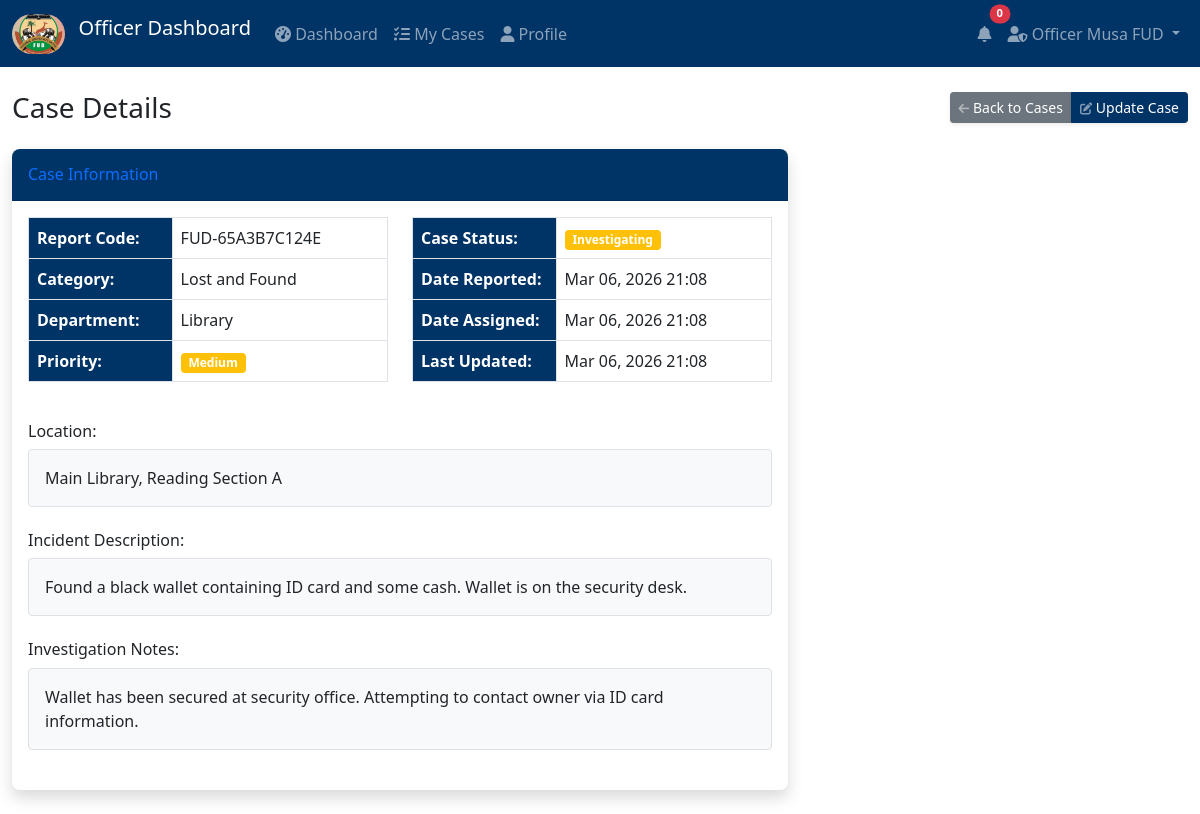
/officer/case_details.php?id=1 (signed in), run on the app's committed database.
### tables this page shows
CREATE TABLE `cases` (
  `id` int(11) NOT NULL AUTO_INCREMENT,
  `report_id` int(11) NOT NULL,
  `officer_id` int(11) NOT NULL,
  `notes` text DEFAULT NULL,
  `evidence` text DEFAULT NULL,
  `status` enum('pending','investigating','resolved') DEFAULT 'pending',
  `assigned_at` timestamp NOT NULL DEFAULT current_timestamp(),
  `updated_at` timestamp NOT NULL DEFAULT current_timestamp() ON UPDATE current_timestamp(),
  PRIMARY KEY (`id`),
  KEY `report_id` (`report_id`),
  KEY `officer_id` (`officer_id`),
  KEY `status` (`status`),
  CONSTRAINT `cases_ibfk_1` FOREIGN KEY (`report_id`) REFERENCES `reports` (`id`) ON DELETE CASCADE,
  CONSTRAINT `cases_ibfk_2` FOREIGN KEY (`officer_id`) REFERENCES `users` (`id`)
);

CREATE TABLE `reports` (
  `id` int(11) NOT NULL AUTO_INCREMENT,
  `report_code` varchar(20) NOT NULL,
  `reporter_name` varchar(100) DEFAULT NULL,
  `contact` varchar(20) DEFAULT NULL,
  `department` varchar(100) NOT NULL,
  `location` varchar(255) NOT NULL,
  `category_id` int(11) DEFAULT NULL,
  `description` text NOT NULL,
  `status` enum('pending','investigating','resolved') DEFAULT 'pending',
  `priority` enum('low','medium','high') DEFAULT 'medium',
  `created_at` timestamp NOT NULL DEFAULT current_timestamp(),
  PRIMARY KEY (`id`),
  UNIQUE KEY `report_code` (`report_code`),
  KEY `category_id` (`category_id`),
  KEY `status` (`status`),
  KEY `created_at` (`created_at`),
  CONSTRAINT `reports_ibfk_1` FOREIGN KEY (`category_id`) REFERENCES `categories` (`id`)
);

CREATE TABLE `categories` (
  `id` int(11) NOT NULL AUTO_INCREMENT,
  `name` varchar(100) NOT NULL,
  `description` text DEFAULT NULL,
  `status` enum('active','inactive') DEFAULT 'active',
  `created_at` timestamp NOT NULL DEFAULT current_timestamp(),
  PRIMARY KEY (`id`)
);

### officer/case_details.php (the view, shortened to what this page needs)
<?php
require_once '../config/functions.php';
$database = new Database();
$db = $database->getConnection();
$officer_id = $_SESSION['user_id'];
$case_id = isset($_GET['id']) ? intval($_GET['id']) : 0;
$query = "SELECT c.*, r.report_code, r.location, r.description, r.priority,
                 r.department, r.reporter_name, r.contact, r.created_at as report_date,
                 cat.name as category_name
          FROM cases c
          JOIN reports r ON c.report_id = r.id
          JOIN categories cat ON r.category_id = cat.id
          WHERE c.id = :case_id AND c.officer_id = :officer_id";
$stmt = $db->prepare($query);
$stmt->bindParam(":case_id", $case_id);
$stmt->bindParam(":officer_id", $officer_id);
$stmt->execute();
$case = $stmt->fetch(PDO::FETCH_ASSOC);
?>
<?php include '../includes/header.php'; ?>
<?php include 'includes/officer_navbar.php'; ?>
<div class="container-fluid mt-4">
    <div class="d-sm-flex align-items-center justify-content-between mb-4">
        <h1 class="h3 mb-0 text-gray-800">Case Details</h1>
        <div class="btn-group">
            <a href="cases.php" class="d-none d-sm-inline-block btn btn-sm btn-secondary shadow-sm">
                <i class="fas fa-arrow-left fa-sm text-white-50"></i> Back to Cases
            </a>
            <a href="update_case.php?id=<?= $case_id ?>" class="d-none d-sm-inline-block btn btn-sm btn-primary shadow-sm">
                <i class="fas fa-edit fa-sm text-white-50"></i> Update Case
            </a>
        </div>
    </div>
    <div class="row">
        <div class="col-lg-8">
            <div class="card shadow mb-4">
                <div class="card-header py-3">
                    <h6 class="m-0 font-weight-bold text-primary">Case Information</h6>
                </div>
                <div class="card-body">
                    <div class="row mb-4">
                        <div class="col-md-6">
                            <table class="table table-bordered">
                                <tr>
                                    <th width="40%">Report Code:</th>
                                    <td><?= htmlspecialchars($case['report_code']) ?></td>
                                </tr>
                                <tr>
                                    <th>Category:</th>
                                    <td><?= htmlspecialchars($case['category_name']) ?></td>
                                </tr>
                                <tr>
                                    <th>Department:</th>
                                    <td><?= htmlspecialchars($case['department']) ?></td>
                                </tr>
                                <tr>
                                    <th>Priority:</th>
                                    <td><?= getPriorityBadge($case['priority']) ?></td>
                                </tr>
                            </table>
                        </div>
                        <div class="col-md-6">
                            <table class="table table-bordered">
                                <tr>
                                    <th width="40%">Case Status:</th>
                                    <td><?= getStatusBadge($case['status']) ?></td>
                                </tr>
                                <tr>
                                    <th>Date Reported:</th>
                                    <td><?= formatDate($case['report_date']) ?></td>
                                </tr>
                                <tr>
                                    <th>Date Assigned:</th>
                                    <td><?= formatDate($case['assigned_at']) ?></td>
                                </tr>
                                <tr>
                                    <th>Last Updated:</th>
                                    <td><?= formatDate($case['updated_at']) ?></td>
                                </tr>
                            </table>
                        </div>
                    </div>
                    <div class="mb-4">
                        <h6>Location:</h6>
                        <div class="border rounded p-3 bg-light">
                            <?= htmlspecialchars($case['location']) ?>
                        </div>
                    </div>
                    <div class="mb-4">
                        <h6>Incident Description:</h6>
                        <div class="border rounded p-3 bg-light">
                            <?= nl2br(htmlspecialchars($case['description'])) ?>
                        </div>
                    </div>
                    <?php if ($case['notes']): ?>
                    <div class="mb-4">
                        <h6>Investigation Notes:</h6>
                        <div class="border rounded p-3 bg-light">
                            <?= nl2br(htmlspecialchars($case['notes'])) ?>
                        </div>
                    </div>
                    <?php endif; ?>
                </div>
            </div>
        </div>

### config/functions.php (shortened to what this page needs)
<?php
function formatDate($date) {
    return date('M d, Y H:i', strtotime($date));
}
function getStatusBadge($status) {
    $badges = [
        'pending' => 'secondary',
        'investigating' => 'warning',
        'resolved' => 'success'
    ];
    return '<span class="badge bg-' . ($badges[$status] ?? 'secondary') . '">' . ucfirst($status) . '</span>';
}
function getPriorityBadge($priority) {
    $badges = [
        'low' => 'success',
        'medium' => 'warning',
        'high' => 'danger'
    ];
    return '<span class="badge bg-' . ($badges[$priority] ?? 'secondary') . '">' . ucfirst($priority) . '</span>';
}
?>

### assets/css/custom.css (style rules this page uses)
:root { --fud-primary: #003366; --fud-secondary: #FF9900; --fud-accent: #6699CC; }
.btn-primary { background-color: var(--fud-primary); border-color: var(--fud-primary); }
.card { border: none; box-shadow: 0 0.15rem 1.75rem 0 rgba(58, 59, 69, 0.15); border-radius: 0.5rem; }
.card-header { background-color: var(--fud-primary); color: white; font-weight: 600; border-radius: 0.5rem 0.5rem 0 0 !important; }
.table th { background-color: var(--fud-primary); color: white; }

### data on the page
cases: report.report_code "FUD-65A3B7C124E", categories.name "Lost and Found", report.department "Library", report.priority "Medium", status "Investigating", report.created_at "Mar 06, 2026 21:08", assigned_at "Mar 06, 2026 21:08", updated_at "Mar 06, 2026 21:08", report.location "Main Library, Reading Section A", report.description "Found a black wallet containing ID card and some cash. Wallet is on the security desk.", notes "Wallet has been secured at security office. Attempting to contact owner via ID card information."

### other printed values
$_SESSION['name'] "Officer Musa FUD"
